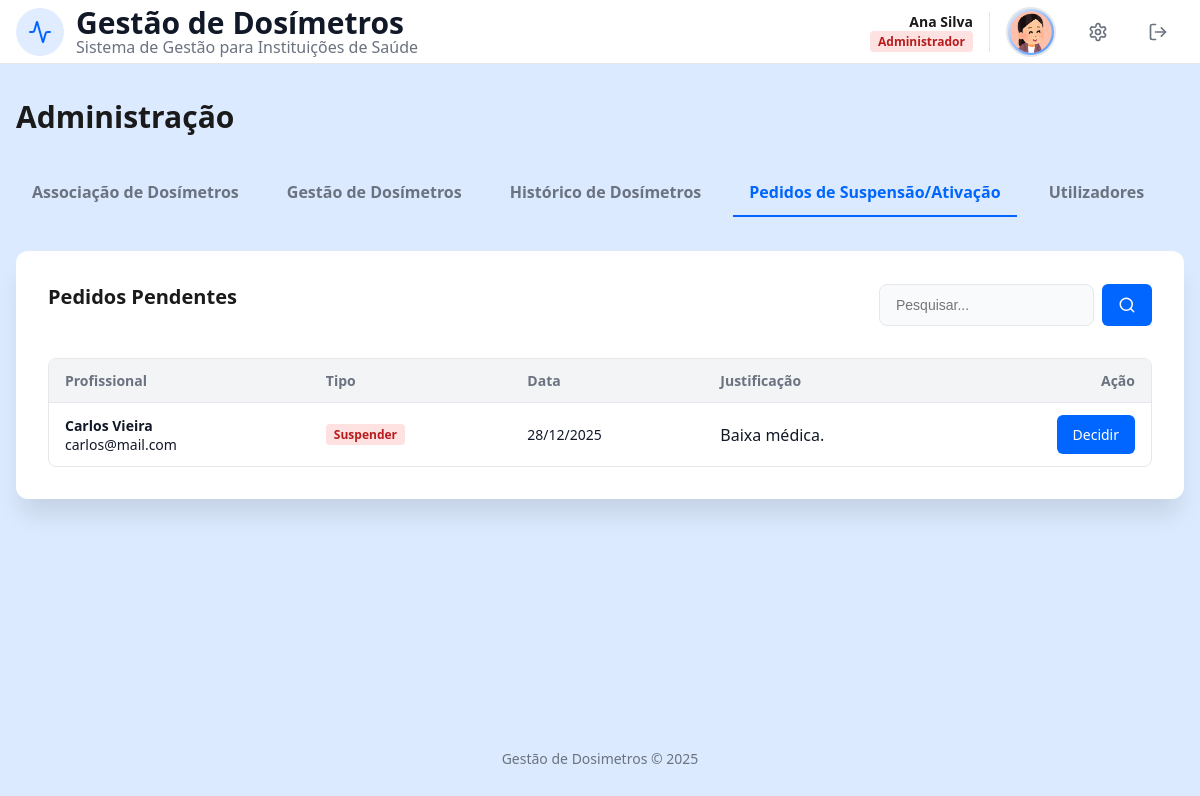
The page /admin.php?tab=pedidos (signed in) on the database as committed earlier.
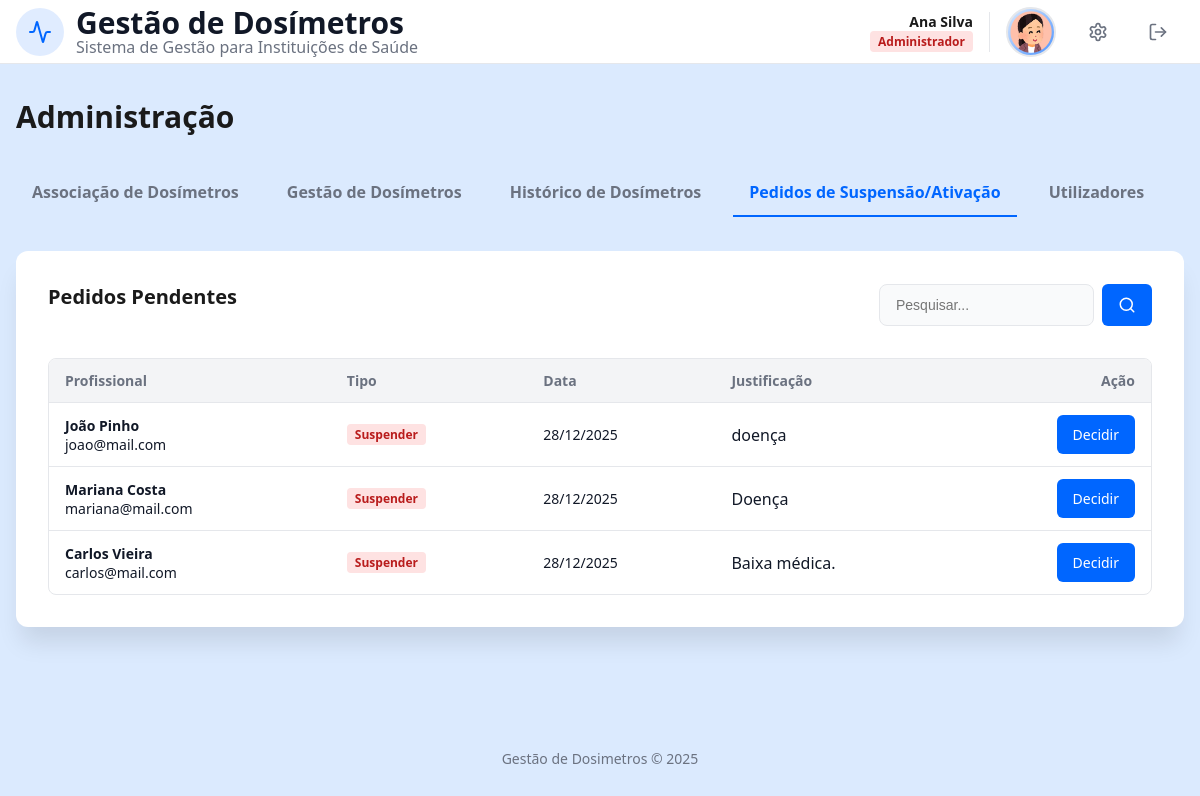
The same page on the database as committed later.
### tables this page shows
CREATE TABLE ChangeRecord (
    idCR INTEGER PRIMARY KEY AUTOINCREMENT,
    idA INTEGER NOT NULL,
    idUser INTEGER NOT NULL,
    requestType TEXT CHECK(requestType IN ('Suspender','Ativar')) NOT NULL,
    message TEXT NOT NULL,
    requestDate DATETIME NOT NULL,
    status TEXT CHECK(status IN ('Pendente','Concluido', 'Rejeitado')) DEFAULT 'Pendente',

    idAdmin INTEGER,
    decisionDate DATETIME,
    finalStatus TEXT CHECK(finalStatus IN ('Ativo','Suspenso')),
    adminNote TEXT,

    FOREIGN KEY (idA) REFERENCES ApprovedRequest(idA) ON DELETE CASCADE,
    FOREIGN KEY (idUser) REFERENCES User(idU),
    FOREIGN KEY (idAdmin) REFERENCES User(idU)
);

CREATE TABLE User (
    idU INTEGER PRIMARY KEY AUTOINCREMENT,
    name TEXT NOT NULL,
    surname TEXT NOT NULL, 
    birthDate DATE NOT NULL,
    sex TEXT CHECK(sex IN ('Female', 'Male', 'Other')) NOT NULL,
    email TEXT UNIQUE NOT NULL, 
    password TEXT NOT NULL,
    phoneN TEXT CHECK(phoneN GLOB '+[0-9][0-9][0-9]*'),
    userType TEXT CHECK(userType IN ('Administrador', 'Físico Médico', 'Profissional de Saúde')) NOT NULL,
    userStatus BOOLEAN DEFAULT 1,
    profilePic TEXT DEFAULT 'foto/12225881.png'
);

### database/admin_db.php (called while the page is built, shortened)
<?php
function getPendingChangeRequests($db, $search = '') {
    $sql = "SELECT CR.*, U.name, U.surname, U.email
            FROM ChangeRecord CR
            JOIN User U ON CR.idUser = U.idU
            WHERE CR.status = 'Pendente'
              AND U.userStatus = 1";
    $params = [];
    $sql .= " ORDER BY CR.requestDate ASC";
    $stmt = $db->prepare($sql);
    $stmt->execute($params);
    return $stmt->fetchAll();
}
?>

### templates/admin_views.php (the view, shortened to what this page needs)
<?php
function renderAdminTabs($currentTab) {
    ?>
    <div class="admin-tabs">
        <a href="admin.php?tab=associacao" class="tab-link <?php echo $currentTab === 'associacao' ? 'active' : ''; ?>">Associação de Dosímetros</a>
        <a href="admin.php?tab=gestao" class="tab-link <?php echo $currentTab === 'gestao' ? 'active' : ''; ?>">Gestão de Dosímetros</a>
        <a href="admin.php?tab=historico" class="tab-link <?php echo $currentTab === 'historico' ? 'active' : ''; ?>">Histórico de Dosímetros</a>
        <a href="admin.php?tab=pedidos" class="tab-link <?php echo $currentTab === 'pedidos' ? 'active' : ''; ?>">Pedidos de Suspensão/Ativação</a>
        <a href="admin.php?tab=users" class="tab-link <?php echo $currentTab === 'users' ? 'active' : ''; ?>">Utilizadores</a>
    </div>
    <?php
}
    ?>
    <?php
function renderRequestsTab($requests, $searchTerm) {
    ?>
    <div class="card">
        <div class="mb1 header-flex">
            <h2 class="titulo-separador mb1 header-flex-left">Pedidos Pendentes</h2>
            <form action="admin.php" method="GET" class="search-form">
                <input type="text" name="search" value="<?php echo htmlspecialchars($searchTerm); ?>" placeholder="Pesquisar..." class="profile-input input-search">
                <button type="submit" class="btn btn-primary">
                    <svg xmlns="http://www.w3.org/2000/svg" width="18" height="18" viewBox="0 0 24 24" fill="none" stroke="currentColor" stroke-width="2" stroke-linecap="round" stroke-linejoin="round">
                        <circle cx="11" cy="11" r="8"/><path d="m21 21-4.3-4.3"/>
                    </svg>
                </button>
            </form>
        </div>
        <?php if (empty($requests)): ?>
            <?php if (!empty($searchTerm)): ?>
                <p class="text-center msg-nav">
                    Nenhum resultado encontrado para "<strong><?php echo htmlspecialchars($searchTerm); ?></strong>".
                </p>
            <?php else: ?>
                <p class="subtitulo">Não existem pedidos pendentes.</p>
            <?php endif; ?>
        <?php else: ?>
            <div class="table-container">
                <table class="admin-table">
                    <thead>
                        <tr>
                            <th>Profissional</th>
                            <th>Tipo</th>
                            <th>Data</th>
                            <th>Justificação</th>
                            <th class="txt-right">Ação</th>
                        </tr>
                    </thead>
                    <tbody>
                        <?php foreach ($requests as $req): ?>
                            <tr>
                                <td>
                                    <span class="nome-tab"><?php echo htmlspecialchars($req['name'].' '.$req['surname']); ?></span><br>
                                    <?php echo htmlspecialchars($req['email']); ?>
                                </td>
                                <td>
                                    <span class="role-badge <?php echo $req['requestType'] == 'Suspender' ? 'badge-red' : 'badge-green'; ?>">
                                        <?php echo htmlspecialchars($req['requestType']); ?>
                                    </span>
                                </td>
                                <td><?php echo date('d/m/Y', strtotime($req['requestDate'])); ?></td>
                                <td class="subtitulo"><?php echo htmlspecialchars($req['message']); ?></td>
                                <td class="txt-right">
                                    <a href="admin.php?tab=pedidos&decidir=<?php echo $req['idCR']; ?>&user=<?php echo urlencode($req['name'].' '.$req['surname']); ?>&type=<?php echo $req['requestType']; ?>"
                                    class="btn btn-primary">Decidir</a>
                                </td>
                            </tr>
                        <?php endforeach; ?>
                    </tbody>
                </table>
            </div>
        <?php endif; ?>
    </div>
    <?php
}
    ?>

Rows that differ between the two databases and show on the page:
added changerecord: idUser.surname "João Pinho", idUser.email "joao@mail.com", requestType "Suspender", requestDate "28/12/2025", message "doença"
added changerecord: idUser.surname "Mariana Costa", idUser.email "mariana@mail.com", requestType "Suspender", requestDate "28/12/2025", message "Doença"
